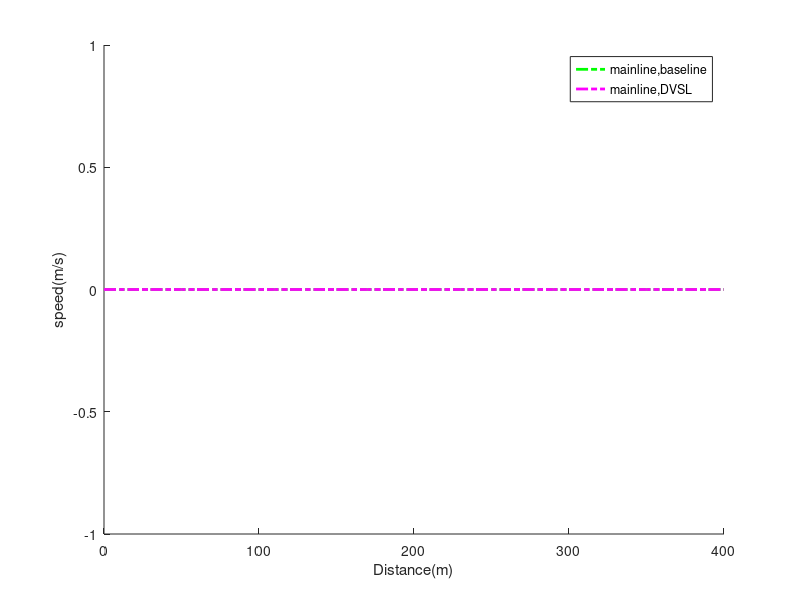

Write MATLAB code to recreate this figure.
% The script is to plot the...
% k1 is the number of the IDs;
clear
clc
close all
%addpath(genpath('C:\Users\13660\Desktop\FTT'));% add the filepath

excel_path='D:\FTT\sumo_test\llcd\DDPG\';   %文件夹路径 
path_list = dir('D:\FTT\sumo_test\llcd\DDPG\*.xlsx');          
%dir 函数 列出当前目录下所有子文件夹和文件%
list_num = length(path_list);
X=zeros(2,41);
for i=1:list_num
   [txt,num,raw] = xlsread([excel_path,path_list(i).name]);
   [tm,tn]=size(num);
   %numT(1:tm,1:tn,i)=num;
   
   num(1,:)=[];
   Speed=txt(:,7);
   Ncar=txt(:,4);
   I=findgroups(num(:,3));
   I=sort(I);
   func = @(x,y) sum(x.*y)/sum(y);
   Varspeed=splitapply(func,Speed,Ncar,I);
   num(1,:)=[];
Varspeed=Varspeed';
X(i,:)=Varspeed;

end
x=0:10:400;
hold on;
plot(x,X(1,:),'-.g','Linewidth',2)
plot(x,X(2,:),'-.m','Linewidth',2)
%plot(x,X(3,:),'-.b','Linewidth',2)
%plot(x,X(4,:),'-.c','Linewidth',2)
%plot(x,X(5,:),'-.r','Linewidth',2)
%plot(x,X(6,:),'-.k','Linewidth',2)

xlabel('Distance(m)');
ylabel('speed(m/s)');
legend('mainline,baseline','mainline,DVSL');

hold off